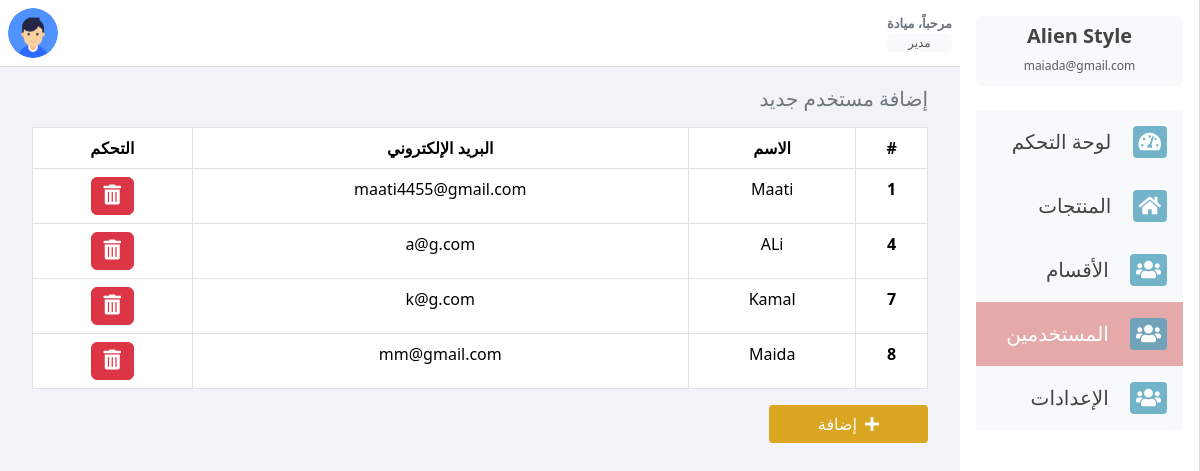
Page /admin/users/index.php on the committed database.
### tables this page shows
CREATE TABLE `users` (
  `id` int(11) NOT NULL,
  `name` varchar(255) NOT NULL,
  `email` varchar(255) NOT NULL,
  `password` varchar(255) NOT NULL,
  `image` varchar(255) DEFAULT NULL,
  `role` int(11) NOT NULL DEFAULT 0,
  `created_at` date NOT NULL DEFAULT current_timestamp()
);

### admin/users/index.php (the view, shortened to what this page needs)
<?php include "../includes/header.php";
       include "../connect.php";
      ?>
<div class="content">
    <h5 class="text-secondary">إضافة مستخدم جديد</h5>
     <?php
        $stmt = $con->prepare("SELECT * FROM users");
        $stmt->execute();
        $rows = $stmt->fetchAll();
     ?>
    <div class="table-responsive shopping-cart">
        <table class="table table-bordered text-center bg-white mt-2">
            <thead>
                <tr class="custom-main-color text-white">
                    <th>#</th>
                    <th>الاسم</th>
                    <th>البريد الإلكتروني</th>
                    <th>التحكم</th>
                </tr>
            </thead>
            <tbody>
                <?php foreach($rows as $row){
                    echo '
                    <tr>
                    <th scope="row">'.$row["id"].'</th>
                    <td>'.$row["name"].' </td>
                    <td>'.$row["email"].'</td>
                    <td>
                        <a href="" data-bs-toggle="modal" data-bs-target="#deleteSome" class="delete-btn btn btn-danger" data-userid="'.$row["id"].'"><i class="fa fa-trash-alt fs-5 cursor-pointer"></i></a>
                    </td>
                </tr>
                    ';
                } ?>
            </tbody>
        </table>
        <a href="/alien_style/admin/users/create.php" class="custom-btn px-5"><i class="fa fa-plus ms-2"></i>إضافة</a>
    </div>
</div>
<?php
    include "../includes/aside.php";
    include "../includes/footer.php";
?>

### admin/layouts/css/style.css (style rules this page uses)
:root { --main-color: goldenrod; --main-sold-color: #50a2be; --second-color: #50a2bec9; }
body { background-color: #f2f3f8; color: #444; overflow-x: hidden; direction: rtl; }
a { color: #000; text-decoration: none; }
.custom-btn { background-color: var(--main-color); display: inline-block; font-weight: 400; line-height: 1.5; color: #fff; text-align: center; text-decoration: none; vertical-align: middle; cursor: pointer; -webkit-user-select: none; -moz-user-select: none; user-select: none; border: 1px solid transparent; padding: 0.375rem 0.75rem; font-size: 1rem; border-radius: 0.25rem; transition: color 0.15s ease-in-out, background-color 0.15s ease-in-out, border-color 0.15s ease-in-out, box-shadow 0.15s ease-in-out; }
.custom-main-color { background-color: var(--main-color); }
body { overflow-x: hidden; }
.cursor-pointer { cursor: pointer; }
.table > :not(:first-child) { border-top: none; }

### admin/layouts/css/dashboard.css (style rules this page uses)
:root { --main-color: goldenrod; --main-sold-color: #50a2be; --second-color: #50a2bec9; }
body { position: relative; direction: rtl; }
.content { padding: 2rem; margin-top: 55px; }
@media (min-width: 992px) { .content, .nav-date { margin-right: 20vw; } }

### rows in the picture
users: id "1", name "Maati", email "maati4455@gmail.com"
users: id "4", name "ALi", email "a@g.com"
users: id "7", name "Kamal", email "k@g.com"
users: id "8", name "Maida", email "mm@gmail.com"
